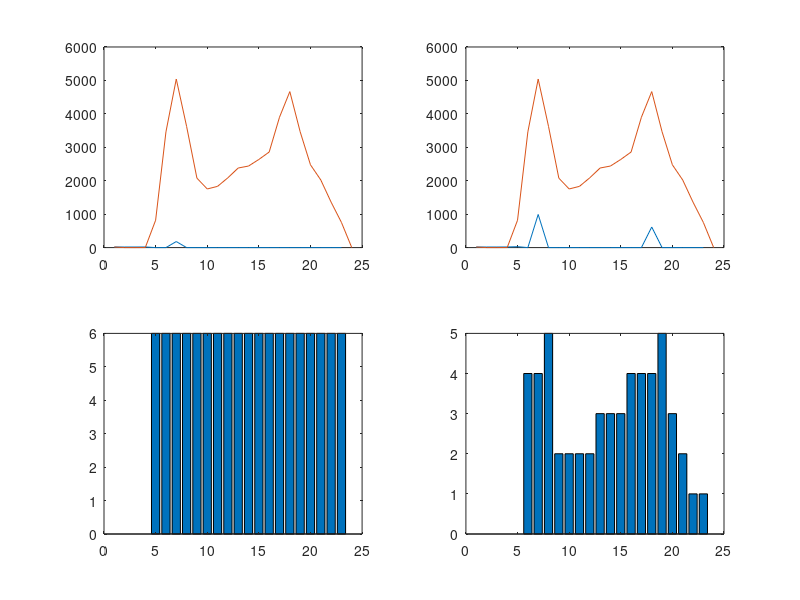

Here is the MATLAB script that generated this plot:
clc;clear;

P_WD_Pred = csvread("P_WD_Pred.csv");
P_H_Pred = csvread("P_H_Pred.csv");

Bus_Load_Person = 180;
Bus_P = 180 * 4.5;

Start_Time = 5*60;
End_Time = 23*60;

Carbon_Realize_perBus = 23.51 % kg
%% 均匀发车
Bus_Departure_Gap_Time = 10; % 十分钟发车间隔
Bus_Count = (End_Time-Start_Time)/Bus_Departure_Gap_Time % 108
Bus_Count_Array = [];

% 等待时长
All_Wait_Time = 0;
Now_P = 0;
Stop_P_Array = [];
for i=1:23
    New_P = P_WD_Pred(i,2);
    if(i < 5 || i > 23) % 还未到上班时间
        Now_P = Now_P + New_P;
        Stop_P_Array = [Stop_P_Array; Now_P];
        Bus_Count_Array = [Bus_Count_Array; 0];
    else
        % 模拟一个小时内的等待情况
        Now_P = Now_P + New_P;
        P = rand([1,fix(Now_P)])*60; % 乘客到达时间
        P_Sort = sort(60 - P);
        Bus_All_P = Bus_P * (60 / Bus_Departure_Gap_Time);
        if(length(P_Sort) > Bus_All_P) % 超出小时内承载量
            Now_P = Now_P - Bus_All_P;
            All_Wait_Time = All_Wait_Time + sum(mod(P_Sort(1:Bus_All_P),Bus_Departure_Gap_Time)) + sum(mod(P_Sort(Bus_All_P + 1:end),Bus_Departure_Gap_Time));
        else
            All_Wait_Time = All_Wait_Time + sum(mod(P_Sort,Bus_Departure_Gap_Time));
            Now_P = 0;
        end
        Stop_P_Array = [Stop_P_Array; Now_P];
        Bus_Count_Array = [Bus_Count_Array; 60 / Bus_Departure_Gap_Time];
    end
end
P_Wait_Time = All_Wait_Time / sum(P_WD_Pred(:,2))
subplot(2,2,1)
plot(Stop_P_Array)
hold on
plot(P_WD_Pred(:,2))
subplot(2,2,3)
bar(Bus_Count_Array);

%% 优化发车
PredData = P_WD_Pred(:,1);
ActuData = P_WD_Pred(:,2);
New_P = 0;
Now_Actu_P = 0;
Now_Pred_P = 0;
Bus_Count = 0;
Stop_P_Array = [];
Bus_Count_Array = [];
for i=1:23
    if(i < 5 || i > 23) % 不在营业时段
        New_P = New_P + ActuData(i);
        Stop_P_Array = [Stop_P_Array; New_P];
        Bus_Count_Array = [Bus_Count_Array; 0];
    else
        % 决策发车间隔
        Now_Pred_P = New_P + PredData(i);
        Bus_Departure_Gap_Time = 60 / (fix(Now_Pred_P / Bus_P)+1);
        Bus_Count = Bus_Count + fix(Now_Pred_P / Bus_P);
        Bus_Count_Array = [Bus_Count_Array; fix(Now_Pred_P / Bus_P)];
        % 模拟一个小时内等待情况
        Now_Actu_P = New_P + ActuData(i);
        P = rand([1,fix(Now_Actu_P)])*60;
        P_Sort = sort(60 - P);
        Bus_All_P = Bus_P * (60 / Bus_Departure_Gap_Time);
        if(length(P_Sort) > Bus_All_P)
            New_P = Now_Actu_P - Bus_All_P;
            All_Wait_Time = All_Wait_Time + sum(mod(P_Sort(1:Bus_All_P),Bus_Departure_Gap_Time)) + sum(mod(P_Sort(Bus_All_P + 1:end),Bus_Departure_Gap_Time));
        else
            All_Wait_Time = All_Wait_Time + sum(mod(P_Sort,Bus_Departure_Gap_Time));
            New_P = 0;
        end
        Stop_P_Array = [Stop_P_Array; New_P];
    end
end
Bus_Count
P_Wait_Time = All_Wait_Time / sum(P_WD_Pred(:,2))
subplot(2,2,2)
plot(Stop_P_Array)
hold on
plot(P_WD_Pred(:,2))
subplot(2,2,4)
bar(Bus_Count_Array);

Carbon_Realize_Saved_All = (108 - Bus_Count) * Carbon_Realize_perBus





% plot(P_WD_Pred)
% legend